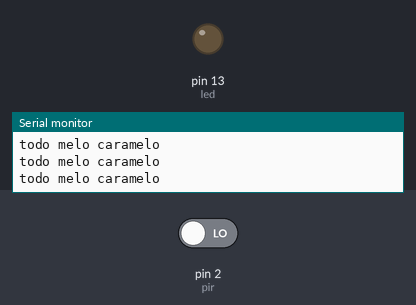
The sketch below on a simulated Arduino Uno, built with avr-gcc and run on an emulated ATmega328P. Parts: output pins drawn as LEDs (lit = HIGH), the last lines printed to the serial monitor. The inputs (shaded band) are chosen by the test bench; at power-on: pin 2 (pir) LOW.

Above: at 1.8 s.
1.9 s: pin 2 (pir) driven HIGH
At 2.4 s:
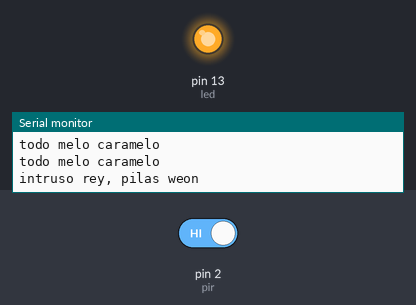
3.5 s: pin 2 (pir) driven LOW
At 4.7 s:
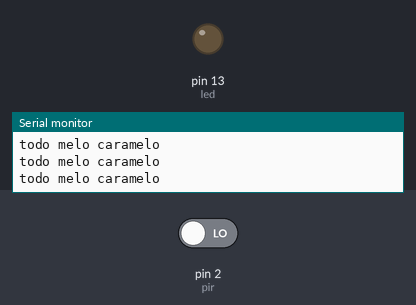
Timing chart, 0 to 6.5 s (numbered marks = the images above; inputs shaded):
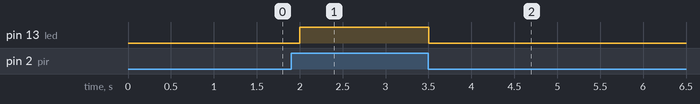

Measured:
- after the input at 1.9 s, pin 13 (led): LOW → HIGH after 0.10 s
- after the input at 3.5 s, pin 13 (led): HIGH → LOW at once

The sketch:

sensor_pir.ino
```cpp
int led =13;
int pir =2;

void setup() {
  Serial.begin(9600);
  pinMode(led,OUTPUT);
  pinMode(pir,INPUT);
  Serial.print("holi");

}

void loop() {
  int value= digitalRead(pir);
  if(value ==HIGH)
  {
    digitalWrite(led,HIGH );
    Serial.println("intruso rey, pilas weon");
    delay(500);
  }
  else
  {
    digitalWrite(led,LOW);
    Serial.println("todo melo caramelo");
    delay(500);
  }

}
```
